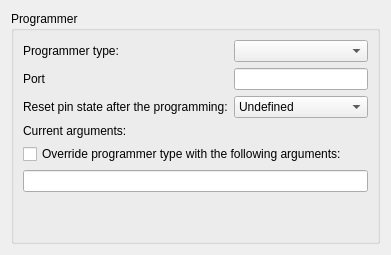
       <widget class="QWidget" name="tabSelectProgrammer">
        <attribute name="icon">
         <iconset resource="icons/icons.qrc">
          <normaloff>:/Usb-svg.svg</normaloff>:/Usb-svg.svg</iconset>
        </attribute>
        <attribute name="title">
         <string>Programmer</string>
        </attribute>
        <layout class="QGridLayout" name="gridLayout_6">
         <item row="0" column="0">
          <widget class="QGroupBox" name="groupBox_5">
           <property name="title">
            <string>Programmer</string>
           </property>
           <layout class="QGridLayout" name="gridLayout_7">
            <item row="1" column="1" colspan="2">
             <widget class="QComboBox" name="comboBoxProgrammer"/>
            </item>
            <item row="6" column="0" colspan="3">
             <widget class="QCheckBox" name="checkBoxOverrideProgrammersOptions">
              <property name="text">
               <string>Override programmer type with the following arguments:</string>
              </property>
             </widget>
            </item>
            <item row="8" column="1">
             <spacer name="verticalSpacer_3">
              <property name="orientation">
               <enum>Qt::Vertical</enum>
              </property>
              <property name="sizeHint" stdset="0">
               <size>
                <width>20</width>
                <height>40</height>
               </size>
              </property>
             </spacer>
            </item>
            <item row="3" column="1" colspan="2">
             <widget class="QLineEdit" name="lineEditProgrammerPort"/>
            </item>
            <item row="3" column="0">
             <widget class="QLabel" name="labelProgrammerport">
              <property name="text">
               <string>Port</string>
              </property>
             </widget>
            </item>
            <item row="7" column="0" colspan="3">
             <widget class="QLineEdit" name="lineEditProgOptions"/>
            </item>
            <item row="1" column="0">
             <widget class="QLabel" name="labelProgrammertype">
              <property name="text">
               <string>Programmer type:</string>
              </property>
             </widget>
            </item>
            <item row="5" column="0">
             <widget class="QLabel" name="labelCurretnArguments">
              <property name="text">
               <string>Current arguments:</string>
              </property>
             </widget>
            </item>
            <item row="5" column="1">
             <widget class="QLabel" name="labelCurrentArgumentsValue">
              <property name="text">
               <string/>
              </property>
             </widget>
            </item>
            <item row="4" column="0">
             <widget class="QLabel" name="label_6">
              <property name="text">
               <string>Reset pin state after the programming:</string>
              </property>
             </widget>
            </item>
            <item row="4" column="1" colspan="2">
             <widget class="QComboBox" name="comboBoxresetExitspec">
              <item>
               <property name="text">
                <string>Undefined</string>
               </property>
              </item>
              <item>
               <property name="text">
                <string>Hold in reset</string>
               </property>
              </item>
              <item>
               <property name="text">
                <string>Release from reset</string>
               </property>
              </item>
             </widget>
            </item>
           </layout>
          </widget>
         </item>
        </layout>
       </widget>
